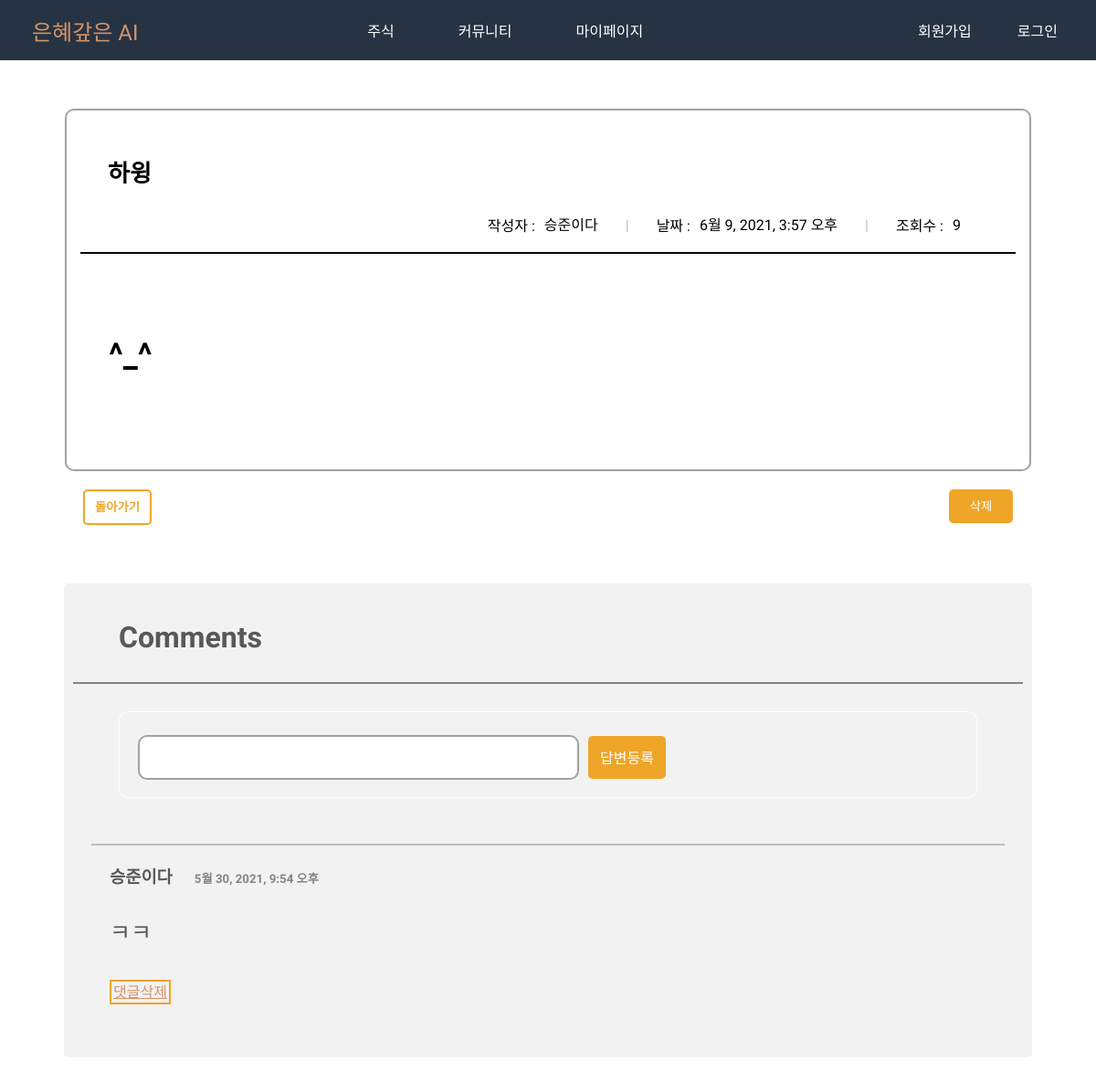
Page /board/detail/12/ on the committed database.
### board/models.py (models this page shows, shortened)
class Board(models.Model):
    title = models.CharField(max_length=200, verbose_name="제목")
    contents = models.TextField(verbose_name="내용")
    writer = models.ForeignKey('users.User', on_delete=models.CASCADE, verbose_name="작성자")
    created_at = models.DateTimeField(auto_now_add=True, verbose_name="작성일")
    updated_at = models.DateTimeField(auto_now=True, verbose_name="최종수정일")
    hits = models.PositiveIntegerField(default=0, verbose_name="조회수")
    category = models.CharField(max_length=10, verbose_name="카테고리")
    locate = models.IntegerField(default=0, verbose_name="상단고정")
    class Meta:
        db_table = 'boards'
        verbose_name = '게시판'
        verbose_name_plural = '게시판'

### users/models.py (models this page shows)
class User(AbstractUser):
    birth = models.DateField(default="2000-01-01",verbose_name="생년월일")
    email = models.EmailField(unique=True, verbose_name="이메일")
    name = models.CharField(max_length=20, verbose_name="이름")
    sex = models.CharField(max_length=10, verbose_name="성별")
    n_name = models.CharField(max_length=20, unique=True, verbose_name="닉네임")

### comment/models.py (models this page shows, shortened)
class Comment(models.Model):  # 세부내용은 필요에 따라..
    board = models.ForeignKey(Board, on_delete=models.CASCADE)
    content = models.CharField(max_length=300)
    writer = models.ForeignKey('users.User', on_delete=models.CASCADE, verbose_name="작성자")
    create_date = models.DateTimeField()

### board/views.py (the view)
# urls.py: path('detail/<int:pk>/', views.board_detail, name='detail'),
def board_detail(request, pk):
    try:
        board = Board.objects.get(pk=pk)
        board.hits += 1
        board.save()
    except Board.DoesNotExist:
        raise Http404('게시글을 찾을 수 없습니다')
    return render(request, 'board/board_detail.html', {'board': board})

### templates/board/board_detail.html (shortened to what this page needs)
<!DOCTYPE html>
{% load static %}
<html lang="en">
<head>
</head>
<body>
{% include "navi.html" %}
<div class="box-to">
    <div class="box-radius">
        <div class="page-foot">
            <h1 class="form-control" readonly>{{ board.title }}</h1>
            <div class="sec-box page-head">
                <ul class="list-info">
                    <li>
                        <span class="list-info-tit">작성자 :</span>
                        {% if not board.writer.n_name %}
                        <span class="list-info-txt" style="color:red; font-weight:bolder">관리자</span>
                        {% else %}
                        <span class="list-info-txt">{{ board.writer.n_name }}</span>
                        {% endif %}
                    </li>
                    <li>
                        <span class="list-info-txt" style="color: rgb(192, 190, 190);">|</span>
                    </li>
                    <li>
                        <span class="list-info-tit">날짜 :</span>
                        <span class="list-info-txt" >{{ board.updated_at }}</span>
                    </li>
                    <li>
                        <span class="list-info-txt" style="color: rgb(192, 190, 190);">|</span>
                    </li>
                    <li>
                        <span class="list-info-tit">조회수 :</span>
                        <span class="list-info-txt">{{board.hits}}</span>
                    </li>
                </ul>
            </div>
        </div>
        <div class="line" style="border-bottom: 2px solid #000;"></div>
        <div class="form-group">
            <td class="form-control" readonly>{{board.contents | safe }}</td>
        </div>
    </div>
    <div class="btn-group">
        {% if request.user == board.writer %}
        <div class="l-btn">
            <button class="btn-ch" style="margin-right: 15px;" onclick="location.href='/board/{{board.id}}/edit/'">수정</button>
            <button class="btn-ch" onclick="location.href='/board/{{board.id}}/delete'">삭제</button>
        </div>
        {% elif not request.user.n_name %}
        <div class="l-btn">
            <button class="btn-ch" onclick="location.href='/board/{{board.id}}/delete'">삭제</button>
        </div>
        {% endif %}
        <div class="b-btn">
            <button class="btn-bc" onclick="location.href='/board/list'">돌아가기</button>
        </div>
    </div>
</div>
<form class="re_form" action="{% url 'comment:answer_create' board.id %}" method="post">
    <h1 style="margin:30px 50px 30px 50px; color: #585858">Comments</h1>
    <div style=" border-bottom: 2px solid #848484;"></div>
    <div class="re">
        <input type="text" class="re_input" name="content" id="content"></input>
        <input class="re_btn" type="submit" value="답변등록">
    </div>
    <div>
        <ul style="color: #585858; padding:20px;">
            {% for comment in board.comment_set.all %}
            <div class="line" style="border-bottom: 2px solid #BDBDBD;"></div>
            {% if request.user == comment.writer %}
            <h3 style="display:inline-block; padding-left: 20px; color:red; font-weight:900 ">관리자</h3>
            {% else %}
            <h3 style="display:inline-block; padding-left: 20px;">{{ comment.writer.n_name}}</h3>
            {% endif %}
            <h5 style="display:inline-block; color:#848484; padding-left: 20px;">{{ comment.create_date }}</h5>
            <p style="color: #585858; padding-left: 20px; font-size: 25px; margin-top: 8px;">{{ comment.content |safe}}</p>
            {% if request.user == comment.writer %}
            <a href="{% url 'comment:answer_delete' comment.id  %}" class="del_btn" >댓글삭제</a>
            {% elif request.user == board.writer %}
            <a href="{% url 'comment:answer_delete' comment.id  %}" class="del_btn" >댓글삭제</a>
            {% elif not request.user.n_name %}
            <a href="{% url 'comment:answer_delete' comment.id  %}" class="del_btn" >댓글삭제</a>
            {% endif %}
            {% endfor %}
        </ul>
    </div>
</form>
</body>
</html>

### static/css/navi.css (style rules this page uses)
body { margin: 0; font-family: 'Nanum Myeongjo'; }

### templates/board/board_detail.html (style rules this page uses)
.box-to { border: 1px solid white; border-radius: 10px; display: block; padding: 22px 20px; margin: 50px 300px 50px 300px; }
.box-radius { border: 2px solid rgb(161, 161, 161); border-radius: 10px; display: block; padding: 22px 15px; }
.page-foot { padding: 15px 30px 20px; }
.form-control { line-height: 30px; font-weight: 700; width: 100%; font-size: 26px; }
.form-group { border: 1px solid white; margin-top: 20px; margin-bottom: 22px; padding: 20px 30px 10px; }
.page-head { padding-bottom: 15px; position: relative; display: block; }
.sec-box { margin-left: -38px; margin-bottom: 18px; }
.page-head .list-info { display: flex; flex-wrap: wrap; -webkit-box-align: center; float: right; }
.page-head .list-info .list-info-tit { padding-right: 10px; vertical-align: middle; }
.page-head .list-info li { display: table; line-height: 1; }
.page-head .list-info li .list-info-tit + .list-info-txt { padding-left: 0; }
.page-head .list-info .list-info-tit + .list-info-txt { position: relative; }
.page-head .list-info .list-info-txt { display: table-cell; color: #000; padding-right: 30px; vertical-align: middle; }
.btn-ch { width: 100%; border: 0; cursor: pointer; color: #fff; background-color: #eea528; border-radius: 5px; width:70px; line-height:35px; text-align:center; font-weight:500; }
.btn-bc { border: 2px solid #eea528; cursor: pointer; color: #eea528; background-color: #fff; border-radius: 5px; width:75px; line-height:33px; text-align:center; font-weight: 600; }
.btn-group { margin-top: 20px; margin-bottom: 70px; position: relative; }
.l-btn { margin-right: 20px; float: right; }
.b-btn { margin-left: 20px; float: left; width: 100px; }
.re { border: 1px solid white; border-radius: 10px; display: block; padding: 20px; margin: 30px 50px 30px 50px; height: 60px; }
.re_input { border: 2px solid rgb(161, 161, 161); border-radius: 10px; display: block; padding: 10px; height: 25px; width: 88%; float:left; font-size: 16px; padding-left: 20px; outline: none; margin-top: 6px; }
.re_btn { width: 85px; height: 47px; background: #eea528; border: none; border-radius: 5px; color: #FFF; font-size: 16px; outline: none; cursor: pointer; margin-left: 10px; margin-top: 6px; }
.del_btn { background-color: none; border: 2px solid #eea528; color: #d49466; line-height: 50px; padding: 2px; margin-left: 20px; }
.re_form { background-color: #F2F2F2; padding: 10px; margin: 50px 320px 50px 320px; border-radius: 5px; }
.line { display: block; }
@media ( max-width: 1800px ) { .re { width: auto; height: auto; } }
@media ( max-width: 1800px ) { .re_input { width: 50%; margin-top: 5px; } }
@media ( max-width: 1500px ) { .box-to { margin: 30px 50px 30px 50px; } }
@media ( max-width: 1500px ) { .re_form { margin: 30px 70px 30px 70px; } }
@media ( max-width: 1500px ) { .sec-box { height: auto; } }

### rows in the picture
Board: title "하윙", writer.n_name "승준이다", updated_at "6월 9, 2021, 3:57 오후", hits "9", contents "^_^"
Comment: writer.n_name "승준이다", create_date "5월 30, 2021, 9:54 오후", content "ㅋㅋ", shows "댓글삭제"
